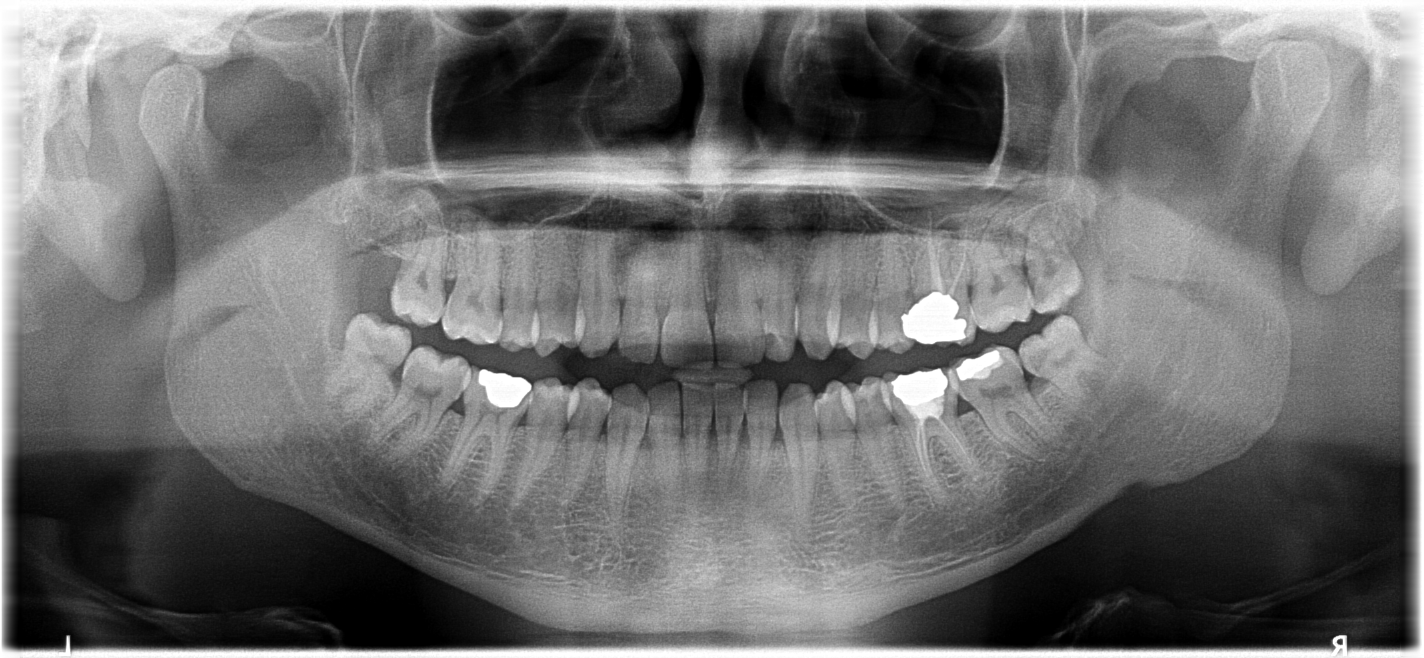
#> input picture image_test.png, 2847 x 1316 px (shown at 1/2 size)
$ python -i tooth_segmentation.py   (imports and definitions only)
#> lines starting #> are read from the running program, lines starting #| are printed output that depends on the picture
#> further down, picture is the input picture: shape (1316, 2847, 3); min 0, max 255, mean 110.7
import cv2
import numpy as np
import argparse
from pathlib import Path
import sys

## НАСТРОЙКА ОСНОВНЫХ ПАРАМЕТРОВ ##
# путь к модели для сегментации зубов
DEFAULT_MODEL_PATH = 'model/model_tooth_segmentation.pt'
# путь для сохранения масок по умолчанию
DEFAULT_MASKS_PATH = 'output'


try:
    from ultralytics import YOLO
except ImportError:
    print("Ошибка: Не удалось импортировать ultralytics. Установите его с помощью: pip install ultralytics")
    sys.exit(1)

def preprocess_image(image):
    if len(image.shape) == 3:
        gray = cv2.cvtColor(image, cv2.COLOR_RGB2GRAY)
    else:
        gray = image

    gray = gray.copy()
    gray[gray > 200] = np.median(gray)
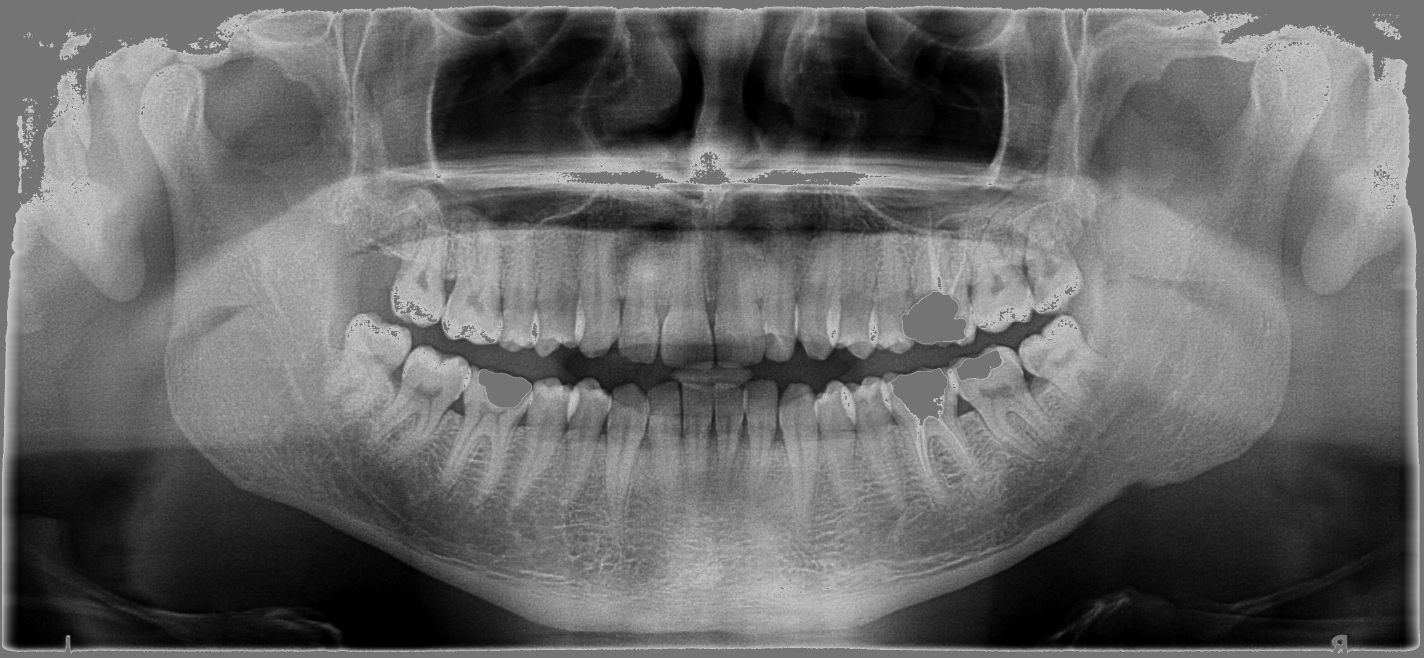
#> gray: shape (1316, 2847) (shown at 1/2 size); min 0, max 200, mean 102.5
    gray = cv2.bilateralFilter(gray, d=9, sigmaColor=75, sigmaSpace=75)

    clahe = cv2.createCLAHE(clipLimit=2.0, tileGridSize=(8, 8))
    enhanced = clahe.apply(gray)
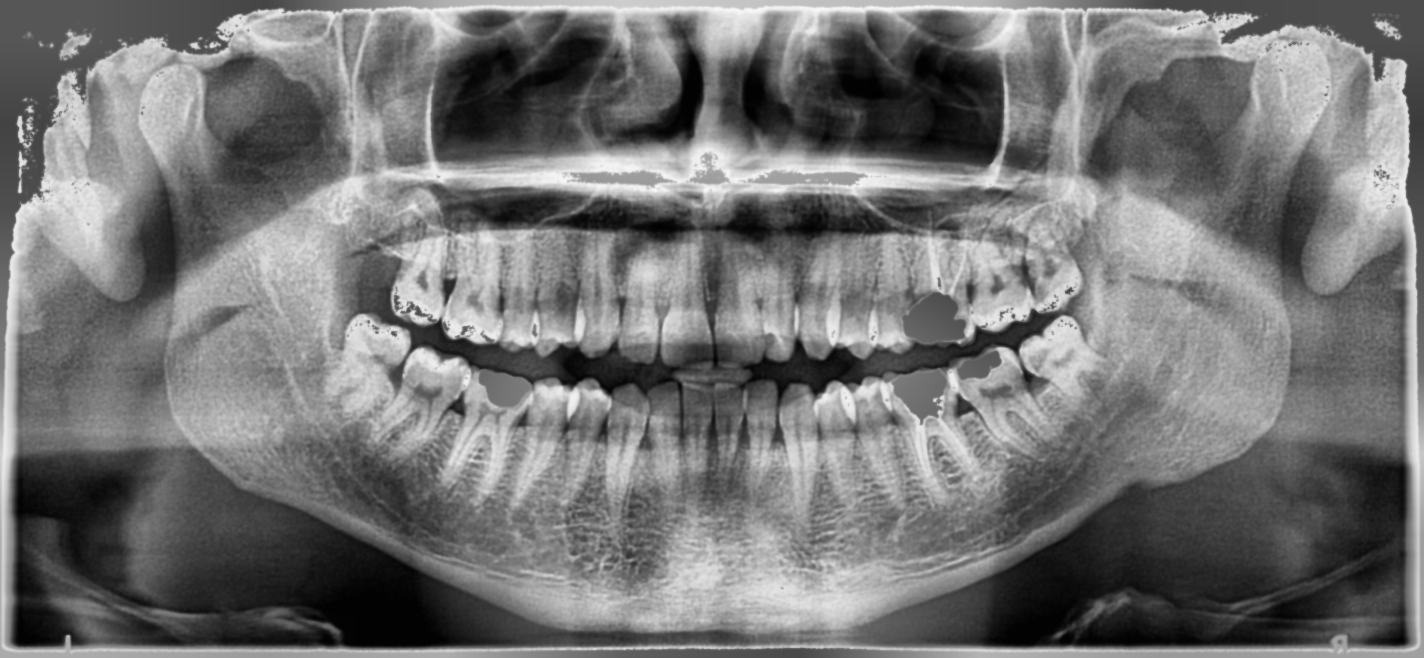
#> enhanced: shape (1316, 2847) (shown at 1/2 size); min 1, max 248, mean 115.3

    enhanced_rgb = cv2.cvtColor(enhanced, cv2.COLOR_GRAY2RGB).astype(np.float32) / 255.0
    return enhanced_rgb

# [215 lines left out: functions class_id_to_fdi, create_combined_mask, mask_to_yolo_polygon, save_yolo_annotations, main, not called in this run]

# [2 lines not run here, left out]

>>> import cv2
>>> picture = cv2.cvtColor(cv2.imread('image_test.png'), cv2.COLOR_BGR2RGB)
>>> result = preprocess_image(picture)
